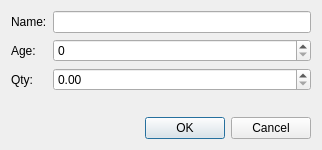
<?xml version="1.0" encoding="UTF-8"?>
<ui version="4.0">
 <class>Dialog</class>
 <widget class="QDialog" name="Dialog">
  <property name="geometry">
   <rect>
    <x>0</x>
    <y>0</y>
    <width>322</width>
    <height>150</height>
   </rect>
  </property>
  <property name="maximumSize">
   <size>
    <width>350</width>
    <height>150</height>
   </size>
  </property>
  <property name="windowTitle">
   <string>Dialog</string>
  </property>
  <layout class="QVBoxLayout" name="verticalLayout">
   <item>
    <layout class="QGridLayout" name="gridLayout">
     <item row="0" column="0">
      <widget class="QLabel" name="label">
       <property name="text">
        <string>Name:</string>
       </property>
      </widget>
     </item>
     <item row="0" column="1">
      <widget class="QLineEdit" name="txtName"/>
     </item>
     <item row="1" column="0">
      <widget class="QLabel" name="label_2">
       <property name="text">
        <string>Age:</string>
       </property>
      </widget>
     </item>
     <item row="1" column="1">
      <widget class="QSpinBox" name="sbAge">
       <property name="maximum">
        <number>130</number>
       </property>
      </widget>
     </item>
     <item row="2" column="0">
      <widget class="QLabel" name="label_3">
       <property name="text">
        <string>Qty:</string>
       </property>
      </widget>
     </item>
     <item row="2" column="1">
      <widget class="QDoubleSpinBox" name="sbQty">
       <property name="maximum">
        <double>1000.000000000000000</double>
       </property>
      </widget>
     </item>
    </layout>
   </item>
   <item>
    <spacer name="verticalSpacer">
     <property name="orientation">
      <enum>Qt::Vertical</enum>
     </property>
     <property name="sizeHint" stdset="0">
      <size>
       <width>20</width>
       <height>40</height>
      </size>
     </property>
    </spacer>
   </item>
   <item>
    <widget class="QDialogButtonBox" name="buttonBox">
     <property name="standardButtons">
      <set>QDialogButtonBox::Cancel|QDialogButtonBox::Ok</set>
     </property>
    </widget>
   </item>
  </layout>
 </widget>
 <resources/>
 <connections/>
</ui>
